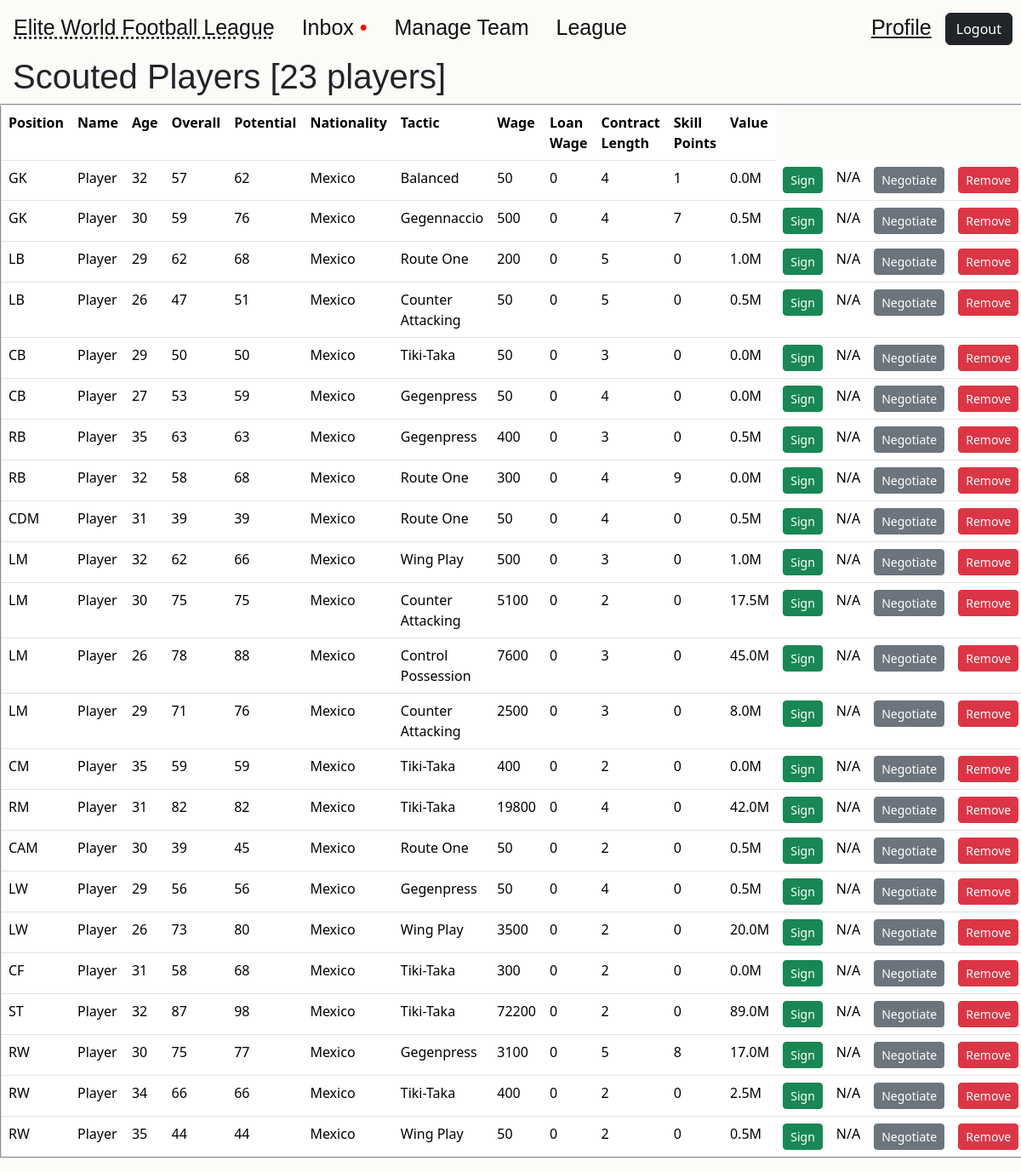
The page /scouted-players/ (signed in) on the database its author committed.
### management/models.py (models this page shows, shortened)
class Scouted_Player(models.Model):
    id = models.AutoField(primary_key=True)
    team = models.CharField(max_length=64)
    position = models.CharField(max_length=3)
    name = models.CharField(max_length=64, default='Player')
    age = models.IntegerField()
    overall = models.IntegerField()
    potential = models.IntegerField()
    nationality = models.CharField(max_length=64)
    tactic = models.CharField(max_length=64)
    wage = models.IntegerField()
    contract_length = models.IntegerField()
    skill_points = models.IntegerField(default=0)
    goals = models.IntegerField(default=0)
    assists = models.IntegerField(default=0)
    motm = models.IntegerField(default=0)
    value = models.FloatField(default=0.0)
    can_be_loaned = models.BooleanField(default=False)
    loaned_wage = models.IntegerField(default=0)
    loaned = models.BooleanField(default=False)

### management/views.py (the view)
# urls.py: path('scouted-players/', views.scouted_players, name='scouted-players'),
@login_required
def scouted_players(request):
    team = Team.objects.get(owner=request.user)
    players = Scouted_Player.objects.filter(team=team)
    positions = ['GK', 'LWB', 'LB', 'CB', 'RB', 'RWB',
                 'CDM', 'LM', 'CM', 'RM', 'CAM',
                 'LW', 'CF', 'ST', 'RW']
    sorted_players = []
    for i in positions:
        for x in players:
            position = x.position.split('/')[0]
            if position == i:
                sorted_players.append(x)
    context =  {
        'players': sorted_players,
        'amount': len(Scouted_Player.objects.filter(team=team))
    }
    return render(request, 'management/scouted-players.html', context)

### management/context_processors.py (called while the page is built)
def user_team(request):
    if request.user.is_authenticated:
        team = Team.objects.get(owner=request.user)
        return {'user_team': team}
    return {'user_team': None}

### management/models.py (called while the page is built)
    def __str__(self):
        return self.name

### management/templates/management/scouted-players.html (shortened to what this page needs)
{% extends "management/base.html" %}
{% block content %}
    <h1>Scouted Players [{{amount}} players]</h1>
        <table class="table" style="width: 100%; background-color: #fcfbf8;" border="2">
            <tr>
                <th>Position</th>
                <th>Name</th>
                <th>Age</th>
                <th>Overall</th>
                <th>Potential</th>
                <th>Nationality</th>
                <th>Tactic</th>
                <th>Wage</th>
                <th>Loan Wage</th>
                <th>Contract Length</th>
                <th>Skill Points</th>
                <th>Value</th>
            </tr>
        {% for player in players %}
            <tr>
                <td>{{player.position}}</td>
                <td>{{player.name}}</td>
                <td>{{player.age}}</td>
                <td>{{player.overall}}</td>
                <td>{{player.potential}}</td>
                <td>{{player.nationality}}</td>
                <td>{{player.tactic}}</td>
                <td>{{player.wage}}</td>
                <td>{{player.loaned_wage}}</td>
                <td>{{player.contract_length}}</td>
                <td>{{player.skill_points}}</td>
                <td>{{player.value}}M</td>
                {% if not player.loaned %}
                <td>
                    <form action="{% url 'signed-player' %}" method="POST">
                        <button class="btn btn-sm btn-success" type="submit">Sign</button>
                    </form>
                </td>
                {% else %}
                    <td>N/A</td>
                {% endif %}
                {% if player.can_be_loaned and not player.loaned %}
                <td>
                    <form action="{% url 'loan-out-of-league-player' %}" method="POST">
                        {% csrf_token %}
                        <input type="hidden" name="player_id" value="{{ player.pk }}">
                        <button class="btn btn-sm btn-dark" type="submit">Loan</button>
                    </form>
                </td>
                {% else %}
                <td>
                    N/A
                </td>
                {% endif %}
                {% if not player.loaned %}
                <td><form action="{% url 'player-negotiate-buy' %}" method="POST">
                    <button class="btn btn-sm btn-secondary" type="submit">Negotiate</button>
                </form></td>
                {% else %}
                    <td>N/A</td>
                {% endif %}
                <td>
                    <form action="{% url 'remove-scouted-player' %}" method="POST">
                        <button class="btn btn-sm btn-danger" type="submit">Remove</button>
                    </form>
                </td>
            </tr>
        {% endfor %}
        </table>
{% endblock content %}

### management/static/management/main.css (style rules this page uses)
body { margin: 0; background-color: #fcfbf8; }
h1 { font-family: "Trebuchet MS", Helvetica, sans-serif; font-weight: 100; margin-left: 15px; }

### rows shown on the page
Scouted_Player: position "GK", name "Player", age "32", overall "57", potential "62", nationality "Mexico", tactic "Balanced", wage "50", loaned_wage "0", contract_length "4", skill_points "1", value "0.0", can_be_loaned "N/A"
Scouted_Player: position "GK", name "Player", age "30", overall "59", potential "76", nationality "Mexico", tactic "Gegennaccio", wage "500", loaned_wage "0", contract_length "4", skill_points "7", value "0.5", can_be_loaned "N/A"
Scouted_Player: position "LB", name "Player", age "29", overall "62", potential "68", nationality "Mexico", tactic "Route One", wage "200", loaned_wage "0", contract_length "5", skill_points "0", value "1.0", can_be_loaned "N/A"
Scouted_Player: position "LB", name "Player", age "26", overall "47", potential "51", nationality "Mexico", tactic "Counter Attacking", wage "50", loaned_wage "0", contract_length "5", skill_points "0", value "0.5", can_be_loaned "N/A"
Scouted_Player: position "CB", name "Player", age "29", overall "50", potential "50", nationality "Mexico", tactic "Tiki-Taka", wage "50", loaned_wage "0", contract_length "3", skill_points "0", value "0.0", can_be_loaned "N/A"
Scouted_Player: position "CB", name "Player", age "27", overall "53", potential "59", nationality "Mexico", tactic "Gegenpress", wage "50", loaned_wage "0", contract_length "4", skill_points "0", value "0.0", can_be_loaned "N/A"
Scouted_Player: position "RB", name "Player", age "35", overall "63", potential "63", nationality "Mexico", tactic "Gegenpress", wage "400", loaned_wage "0", contract_length "3", skill_points "0", value "0.5", can_be_loaned "N/A"
Scouted_Player: position "RB", name "Player", age "32", overall "58", potential "68", nationality "Mexico", tactic "Route One", wage "300", loaned_wage "0", contract_length "4", skill_points "9", value "0.0", can_be_loaned "N/A"
Scouted_Player: position "CDM", name "Player", age "31", overall "39", potential "39", nationality "Mexico", tactic "Route One", wage "50", loaned_wage "0", contract_length "4", skill_points "0", value "0.5", can_be_loaned "N/A"
Scouted_Player: position "LM", name "Player", age "32", overall "62", potential "66", nationality "Mexico", tactic "Wing Play", wage "500", loaned_wage "0", contract_length "3", skill_points "0", value "1.0", can_be_loaned "N/A"
Scouted_Player: position "LM", name "Player", age "30", overall "75", potential "75", nationality "Mexico", tactic "Counter Attacking", wage "5100", loaned_wage "0", contract_length "2", skill_points "0", value "17.5", can_be_loaned "N/A"
Scouted_Player: position "LM", name "Player", age "26", overall "78", potential "88", nationality "Mexico", tactic "Control Possession", wage "7600", loaned_wage "0", contract_length "3", skill_points "0", value "45.0", can_be_loaned "N/A"
Scouted_Player: position "LM", name "Player", age "29", overall "71", potential "76", nationality "Mexico", tactic "Counter Attacking", wage "2500", loaned_wage "0", contract_length "3", skill_points "0", value "8.0", can_be_loaned "N/A"
Scouted_Player: position "CM", name "Player", age "35", overall "59", potential "59", nationality "Mexico", tactic "Tiki-Taka", wage "400", loaned_wage "0", contract_length "2", skill_points "0", value "0.0", can_be_loaned "N/A"
Scouted_Player: position "RM", name "Player", age "31", overall "82", potential "82", nationality "Mexico", tactic "Tiki-Taka", wage "19800", loaned_wage "0", contract_length "4", skill_points "0", value "42.0", can_be_loaned "N/A"
Scouted_Player: position "CAM", name "Player", age "30", overall "39", potential "45", nationality "Mexico", tactic "Route One", wage "50", loaned_wage "0", contract_length "2", skill_points "0", value "0.5", can_be_loaned "N/A"
Scouted_Player: position "LW", name "Player", age "29", overall "56", potential "56", nationality "Mexico", tactic "Gegenpress", wage "50", loaned_wage "0", contract_length "4", skill_points "0", value "0.5", can_be_loaned "N/A"
Scouted_Player: position "LW", name "Player", age "26", overall "73", potential "80", nationality "Mexico", tactic "Wing Play", wage "3500", loaned_wage "0", contract_length "2", skill_points "0", value "20.0", can_be_loaned "N/A"
Scouted_Player: position "CF", name "Player", age "31", overall "58", potential "68", nationality "Mexico", tactic "Tiki-Taka", wage "300", loaned_wage "0", contract_length "2", skill_points "0", value "0.0", can_be_loaned "N/A"
Scouted_Player: position "ST", name "Player", age "32", overall "87", potential "98", nationality "Mexico", tactic "Tiki-Taka", wage "72200", loaned_wage "0", contract_length "2", skill_points "0", value "89.0", can_be_loaned "N/A"
Scouted_Player: position "RW", name "Player", age "30", overall "75", potential "77", nationality "Mexico", tactic "Gegenpress", wage "3100", loaned_wage "0", contract_length "5", skill_points "8", value "17.0", can_be_loaned "N/A"
Scouted_Player: position "RW", name "Player", age "34", overall "66", potential "66", nationality "Mexico", tactic "Tiki-Taka", wage "400", loaned_wage "0", contract_length "2", skill_points "0", value "2.5", can_be_loaned "N/A"
Scouted_Player: position "RW", name "Player", age "35", overall "44", potential "44", nationality "Mexico", tactic "Wing Play", wage "50", loaned_wage "0", contract_length "2", skill_points "0", value "0.5", can_be_loaned "N/A"

### other values the page prints
{{ amount }} "23"
